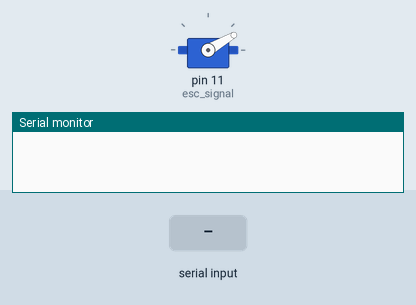
This sketch was run on a simulated Arduino Uno, built with avr-gcc and run on an emulated ATmega328P. On the bench: servo, the last lines printed to the serial monitor. Inputs (shaded band) come from the test bench.

Above: at 4.2 s.
4.3 s: "1" received over Serial
At 5.5 s:
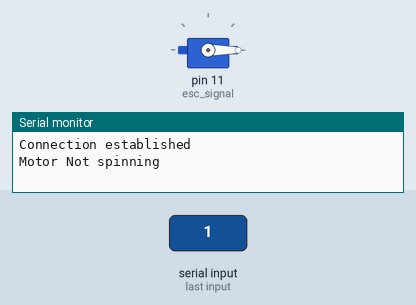
5.8 s: byte 0 (0) received over Serial
At 6.9 s:
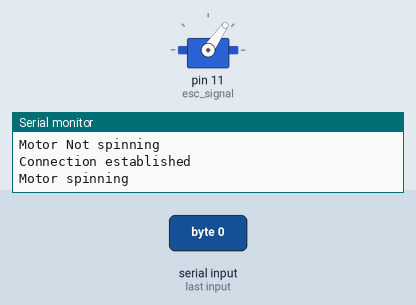
7.3 s: "0" received over Serial
At 8.0 s:
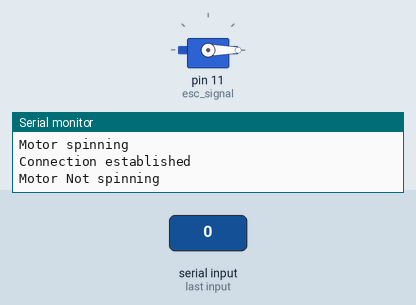
Timing chart, 0 to 10.3 s (numbered marks = the images above; inputs shaded):
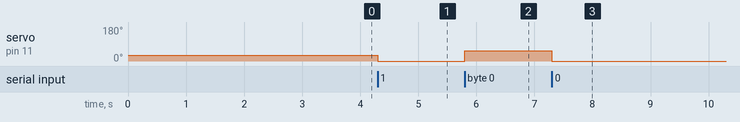

The sketch:

bluetooth_bldc_1.ino
```cpp
#include <Servo.h>
Servo esc_signal;
int state = 0;
int i=55;;
void setup()
{
  esc_signal.attach(11);  //Specify here the pin number on which the signal pin of ESC is connected.
  esc_signal.write(30);   //ESC arm command. ESCs won't start unless input speed is less during initialization.
  delay(3000);            //ESC initialization delay.
  Serial.begin(9600);
}

void loop()
{
  if(Serial.available() > 0)
  {
    state = Serial.read();
    Serial.println("Connection established");
    if (state == 0)
    {
      esc_signal.write(i);
      Serial.println("Motor spinning");
      delay(15);
    }
    else
    {
      esc_signal.write(0);
      Serial.println("Motor Not spinning");
    }
}
}
```

Measured:
- after the input at 4.3 s, servo on pin 11 (esc_signal): 30° → 0° at once
- after the input at 5.8 s, servo on pin 11 (esc_signal): 0° → 55° at once
- after the input at 7.3 s, servo on pin 11 (esc_signal): 55° → 0° at once
